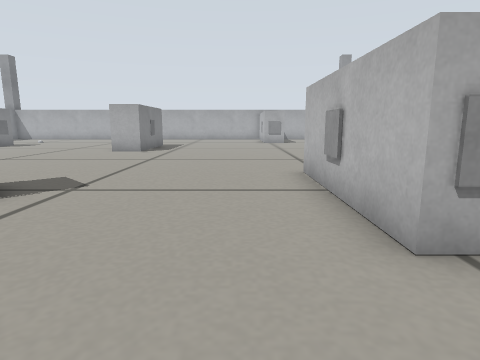
view 1 (above)

23 first-person views from a walk through a robot-simulator world made for Gazebo. The camera is 0.23 m above the floor, tilts 10° down and sees 75° across. The floor is counted in squares, 0.2 m on a side. Each view is taken from the middle of a square. On the plan, view 1 faces up. The plan holds only what a view shows up to about 13 squares ahead; the rest is blank.

view 2
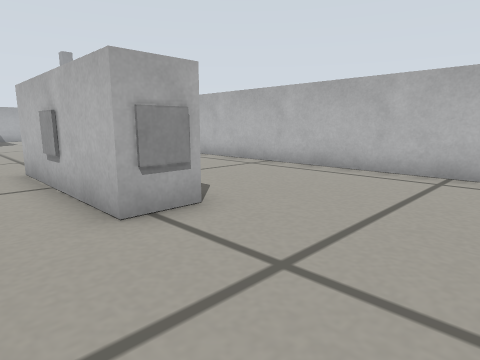

view 3
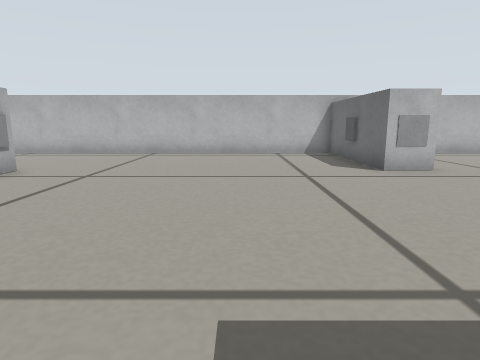

view 4
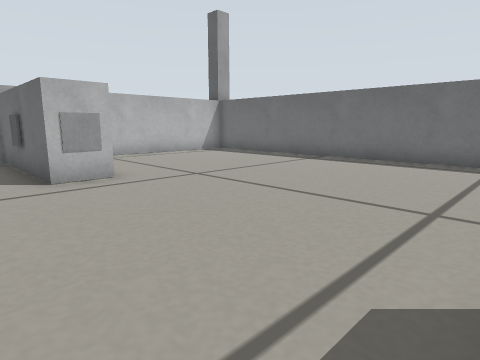

view 5
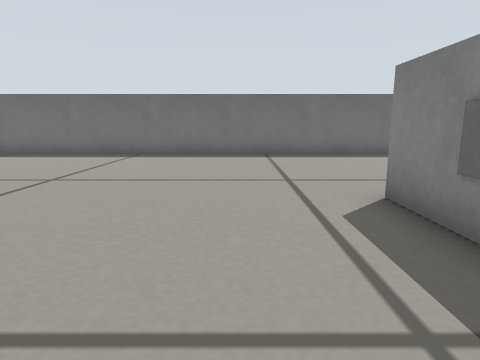

view 6
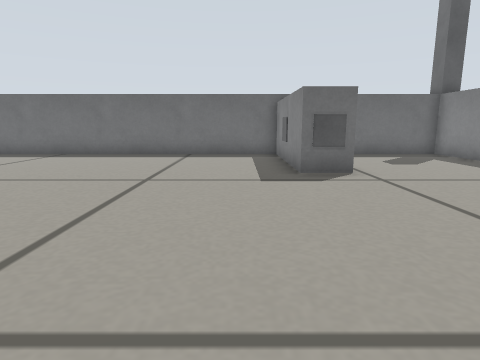

view 7
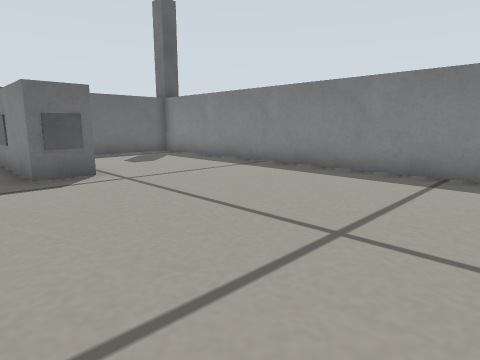

view 8
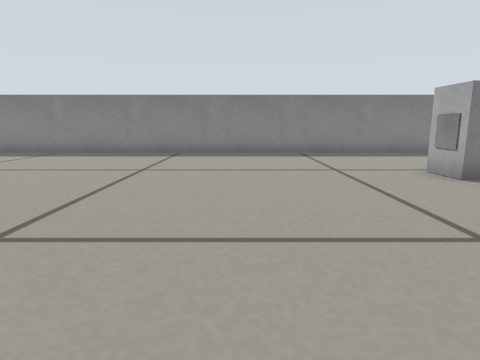

view 9
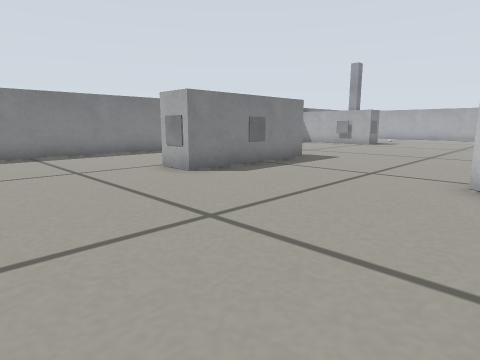

view 10
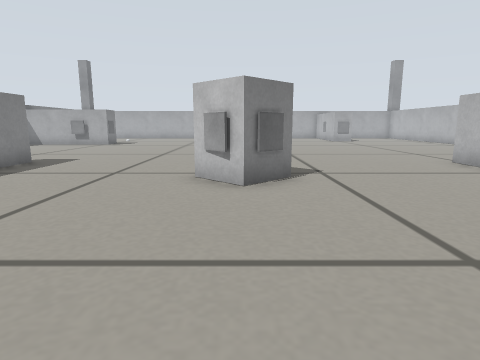

view 11
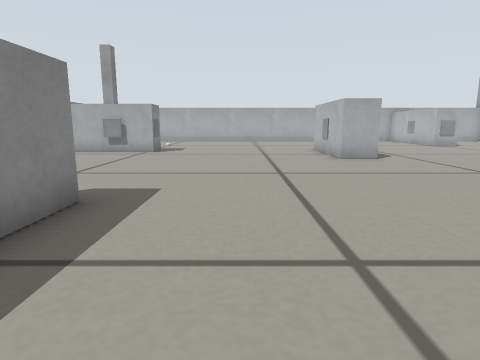

view 12
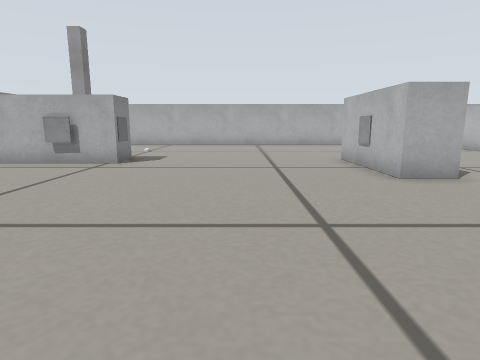

view 13
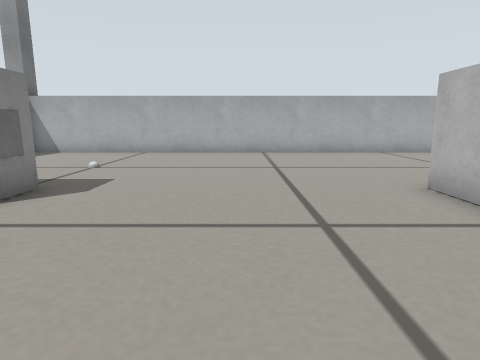

view 14
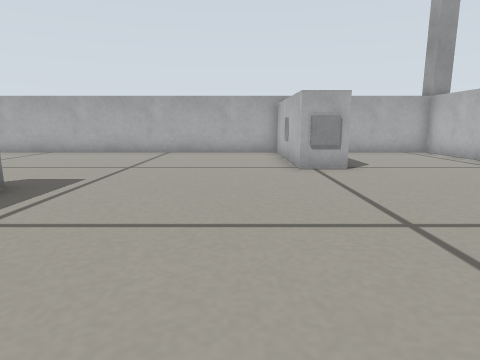

view 15
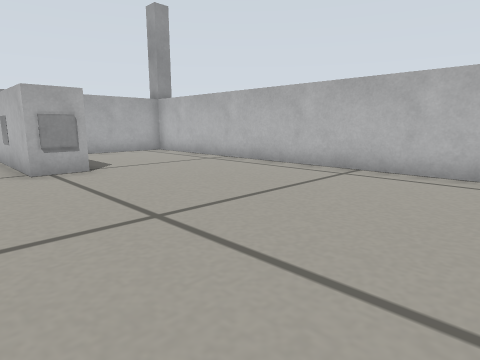

view 16
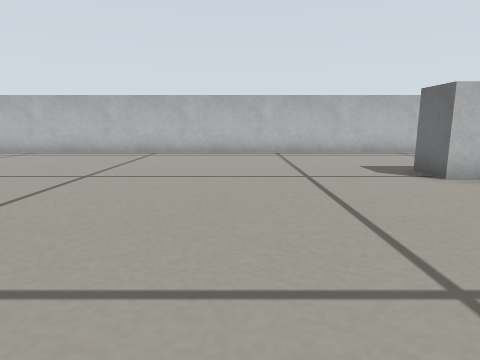

view 17
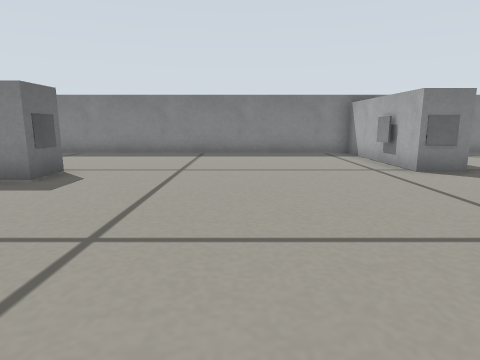

view 18
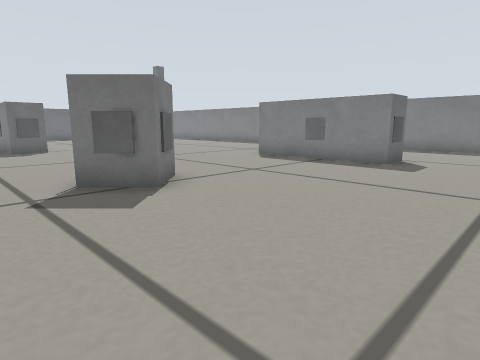

view 19
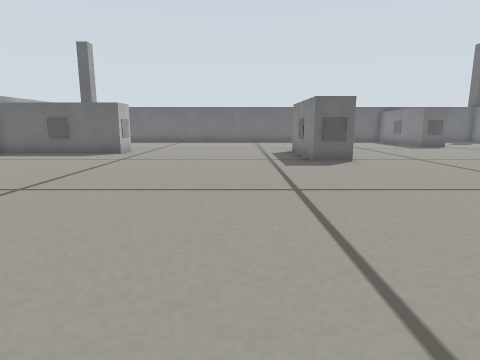

view 20
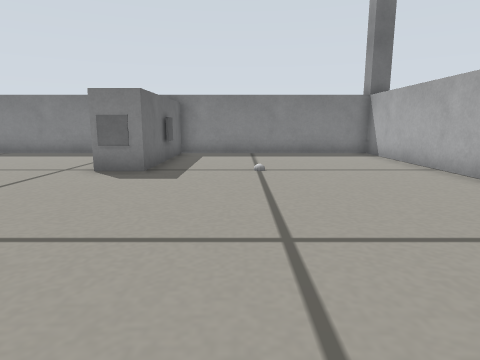

view 21
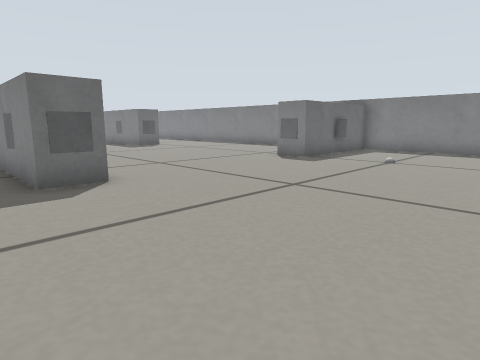

view 22
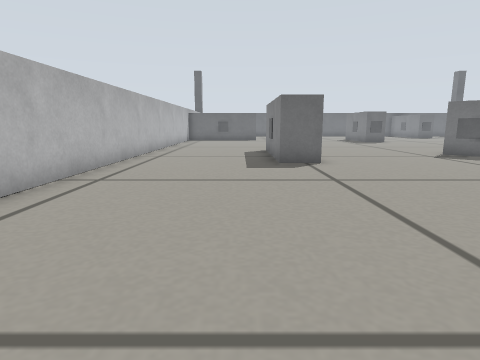

view 23
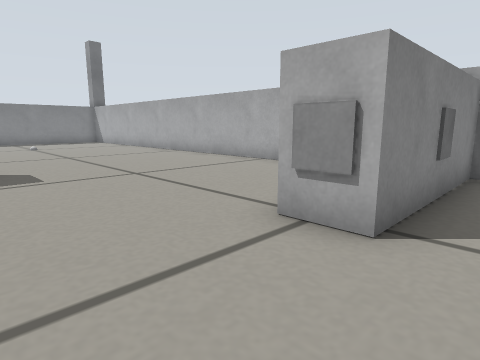

### Floor plan
Points are (right, up) in squares from view 1. A wall is a line through its corners. A room is listed if a view was taken in it or the views show most of it. See-through windows are left out.
Room 1 (views 1, 2, 3, 4, 5, 6, 7, 8, 9, 10, 11, 12, 13, 14, 15, 16, 17, 18, 19, 20, 21, 22, 23)
walls: (1.6, 3.4) (1.6, 7.6) (2.8, 7.6) (2.8, 3.9); (2.9, 2.6) (2.4, 2.6); (-4.3, -4.4) (-4.3, -7.5); (-12.8, 7.6) (-11.4, 7.6) (-11.4, 3.4); (-4.2, 13.6) (-5.6, 13.6) (-5.6, 17.6) (-4.3, 17.6) (-4.3, 13.9); (3.4, -6.6) (7.8, -6.6) (7.8, 25.1) (4.5, 25.1); (2.8, -8) (2.8, -7.4); (-14.4, 16.4) (-17.7, 16.4) (-17.7, -15.4) (-14.5, -15.4); (-12.8, -10.4) (-11.4, -10.4) (-11.4, -15.4) (7.5, -15.4); (1.6, 20.4) (1.6, 25.1) (-17.7, 25.1) (-17.7, 17.6) (-13.4, 17.6); (7.8, -12.9) (7.8, -9.9); (2.8, 25.1) (2.8, 20.1)
objects: grey box (-15, 18); grey box (-14, 16); grey box (-13, 17); grey box (-12, -10); grey box (-12, 3); grey box (-12, 8); grey box (-11, -13); grey box (-11, 5); grey box (-6, 5) to (-5, 6); grey box (-6, 16); grey box (-5, -4); grey box (-5, 4); grey box (-5, 18); grey box (-4, -6); grey box (-4, 4); grey box (-4, 5); grey box (-4, 16); grey box (2, 3); grey box (2, 5); grey box (2, 20); grey box (2, 23); grey box (3, -7); other object (3, 5); grey box (3, 23); grey box (5, -7)

Where each view was taken, in squares from view 1:
view 1: 0 up, 0 right, facing up
view 2: 1 down, 0 right, facing up-right
view 3: 3 down, 5 left, facing right
view 4: 5 down, 4 left, facing down-right
view 5: 3 down, 2 left, facing down
view 6: 3 down, 10 left, facing down
view 7: 3 down, 10 left, facing down-left
view 8: 2 down, 5 left, facing left
view 9: 2 down, 5 left, facing up-left
view 10: 2 down, 5 left, facing up
view 11: 3 up, 9 left, facing up
view 12: 7 up, 9 left, facing up
view 13: 12 up, 9 left, facing up
view 14: 12 up, 0 right, facing up
view 15: 12 up, 0 right, facing up-right
view 16: 12 up, 5 left, facing right
view 17: 12 up, 5 left, facing left
view 18: 11 up, 2 left, facing down-left
view 19: 6 up, 2 left, facing down
view 20: 20 up, 5 left, facing left
view 21: 24 up, 3 left, facing down-left
view 22: 17 up, 4 right, facing down
view 23: 17 up, 4 right, facing up-left
